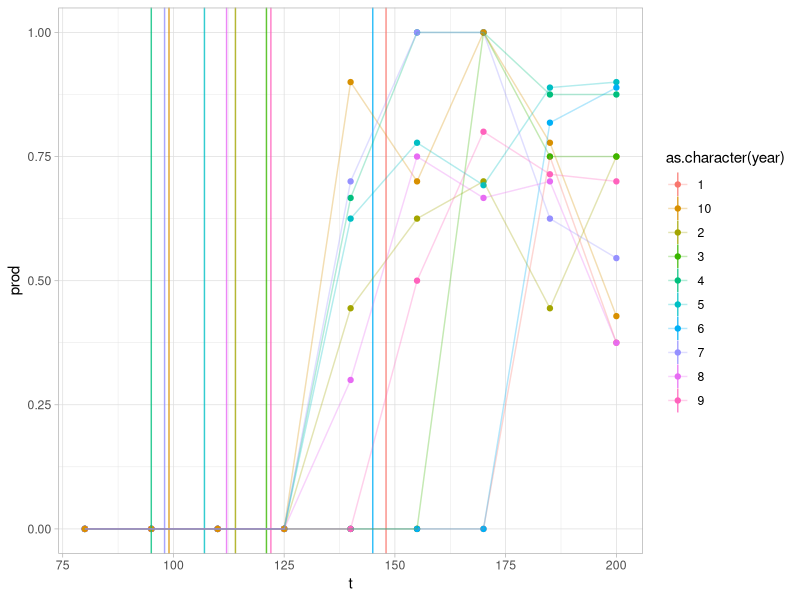

Here is the R script that generated this plot:
# -----------------------------------------------------------------------------
# title : 2_function_sim_data
# author : Paul Cuchot  
# date : 27/04/2023
# note : Create a function to simulate data for a single site 
# -----------------------------------------------------------------------------

# assumptions :

# - same number of breeders between years
# - mean number of eggs = 8
# - All chicks fledges and survive
# - Adults survive 
# - between years,  sessions are on the same days 
# - Birds do not migrate or immigrate
# - same capture probaility juveniles / adults 



# Packages ----------------------------------------------------------------
require(tidyverse)


# function to simulated data for a signe site, N times --------------------


simul_data <- function(n_breeders,
                       n_years, 
                       n_session, 
                       start_ces = 80,
                       end_ces = 120,
                       mean_ld_site = 120){
  
  # mean laying date (among breeding individuals - change between years)
  mean_ld <- round(rnorm(n_years, mean_ld_site, 15)) # (real pheno)
  
  sd_ld <- 7
  
  # number of eggs per pair
  mean_eggs <- 8
  sd_eggs <- 5
  
  # final data_set
  df_site <- data.frame(t = NA,
                        n_capt_adults = NA,
                        n_capt_juveniles = NA, 
                        prod = NA,
                        year = NA)[0,] 
  
  for(k in 1:n_years){
    
    # sample n_breeders laying events
    ld_dates <- round(rnorm(n_breeders, 
                            mean = mean_ld[k], 
                            sd = sd_ld))
    
    # fledglings dates 
    fledgl_dates <- round(ld_dates)+35
    
    # number of eggs per pair
    n_eggs <- abs(round(rnorm(n_breeders, mean_eggs, sd_eggs)))
    
    # create a dataframe (one row per breeding pair)
    df_breed <- data.frame(
      ld_dates = ld_dates,
      n_eggs = n_eggs,
      fledgl_dates = fledgl_dates
    )
    
    # sample (as CES design) 
    
    # choose days for capture session
    t_capt <- round(seq(start_ces, end_ces, 
                        length.out = n_session))
    
    # Number of sample individual per session (~capture effort)
    mean_n_capt <- 9
    
    # Dataframe with n_adults and n_juveniles captured per session
    df_session <- data.frame(t = t_capt,
                             n_capt_adults = NA,
                             n_capt_juveniles = NA,
                             prod = NA,
                             year = as.character(k)) 
    
    
    for(i in t_capt){
      
      # catchable adults
      n_adults <- n_breeders * 2
      
      # catchable juveniles
      n_juveniles <- sum(df_breed[df_breed$fledgl_dates < i ,]$n_eggs)
      
      # sample birds among available individuals
      capt_indiv <- sample( # how many individuals captured
        c(rep(0,n_adults), 
          rep(1,n_juveniles)),
        round(rnorm(1,mean_n_capt)), replace = TRUE)
      
      # how many adults
      df_session[df_session$t ==i,"n_capt_adults"] <- sum(capt_indiv == 0)
      # how many juveniles
      df_session[df_session$t ==i,"n_capt_juveniles"] <- sum(capt_indiv == 1) 
      
    }
    
    # calculate productivity
    df_session <- df_session%>%
      mutate(prod = n_capt_juveniles/(n_capt_adults+n_capt_juveniles))
    
    df_site <- rbind(df_site, df_session)
  }
  
  # df with mean ld per year ("real breeding date")
  df_mean_ld <- data.frame(year = 1:n_years,
                           mean_ld = mean_ld)
  
  return(list(capt_sess = df_site, 
              mean_ld_year = df_mean_ld))
  
}

# sim data with 
data1 <- simul_data(
  # 5 pairs of breeders per year
  n_breeders = 5,
  # 10 years
  n_years = 10,
  # CES start (julian days)
  start_ces = 80,
  # CES end (julian days)
  end_ces = 200,
  # sessions per year 
  n_session = 9,
  # mean laying date for this site 
  mean_ld_site = 120)


# plot productivity~day

data1$capt_sess%>%
  ggplot(aes(x = t, y = prod, color = as.character(year)))+
  geom_point()+
  # add leaying dates
  geom_vline(data = data1$mean_ld_year,
             aes(xintercept = mean_ld, 
                 color = as.character(year)), alpha = 0.8)+
  geom_line(alpha = 0.3)+
  theme_light()







